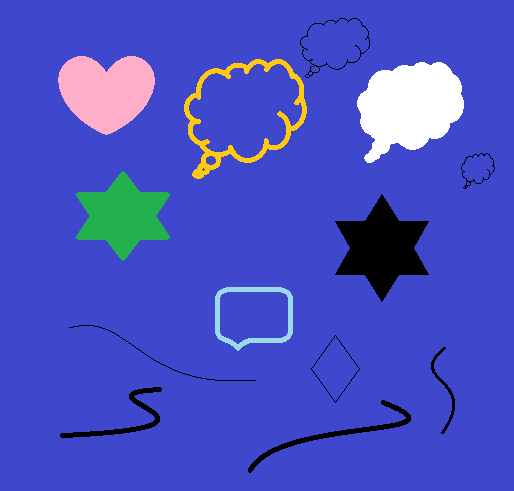
#> input picture Pictures/Default.bmp, 514 x 491 px; its folder holds only this picture in this run
$ python LFAA-HV.py
#> lines starting #> are read from the running program, lines starting #| are printed output that depends on the picture; after the words box and inside, x2 and y2 are one past the last pixel; in counts of white or black regions, pixels touching at a corner belong together
import cv2
import numpy as np
from tkinter import Tk, filedialog
from numba import cuda

def Update_Threshold_Value(val):
    global Threshold_Value
    Threshold_Value = val

# [352 lines left out: functions Open_File_Dialog, Mouse_Clicks, Horizontal_Smoothing_Kernel, Run_Horizontal_Smoothing, Vertical_Smoothing_Kernel, Run_Vertical_Smoothing, not called in this run]

global Threshold_Value
global Picture, Smooth_Image
Threshold_Value = 25
Picture = cv2.imread('Pictures/Default.bmp')
#> Picture is the input picture: shape (491, 514, 3); mean B, G, R 194.8, 81.2, 72.6
Smooth_Image = Picture.copy()
if Picture is None:
    exit()
cv2.namedWindow('Pictorial Comparison', cv2.WINDOW_AUTOSIZE)
window_width = max(300, Picture.shape[1])
#> window_width = 514
cv2.resizeWindow('Pictorial Comparison', window_width, Picture.shape[0] + 50)
cv2.createTrackbar('Threshold', 'Pictorial Comparison', Threshold_Value, 100, Update_Threshold_Value)
cv2.setMouseCallback('Pictorial Comparison', Mouse_Clicks)
while True:
    Combination_Images = np.hstack((Picture, Smooth_Image))
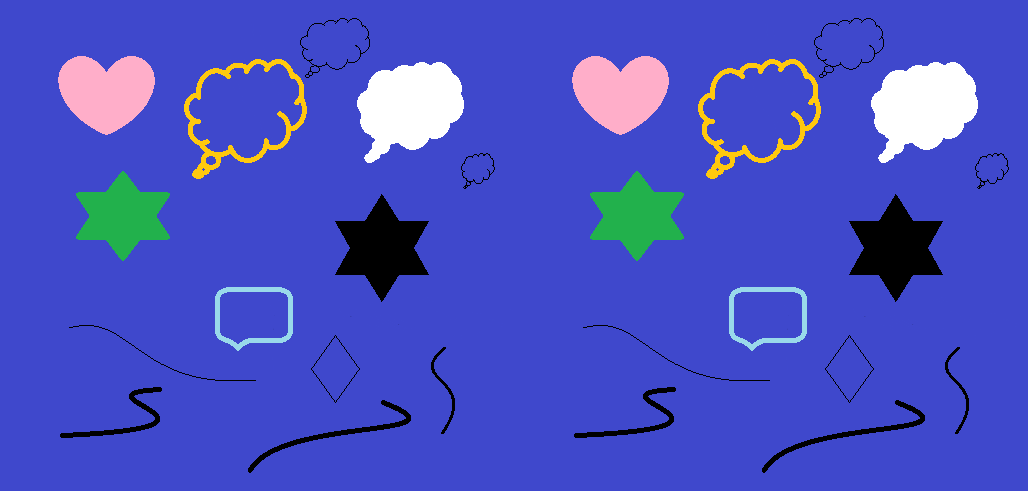
#> Combination_Images: shape (491, 1028, 3); mean B, G, R 194.8, 81.2, 72.6
    Panel_Height = 50
    Panel = np.ones((Panel_Height, Combination_Images.shape[1], 3), dtype=np.uint8) * 255
    button_x, button_y, button_w, button_h = 10, 10, 120, 30
    cv2.rectangle(Panel, (button_x, button_y), (button_x + button_w, button_y + button_h), (0, 0, 255), -1)
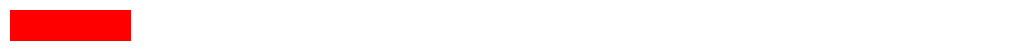
#> Panel: shape (50, 1028, 3); mean of channels 0, 1, 2 236.4, 236.4, 255; drawn as B, G, R
    cv2.putText(Panel, "Recalculate", (button_x + 10, button_y + 20), cv2.FONT_HERSHEY_SIMPLEX, 0.5, (0, 0, 0), 1)
    open_button_x, open_button_y, open_button_w, open_button_h = 140, 10, 120, 30
    cv2.rectangle(Panel, (open_button_x, open_button_y), (open_button_x + open_button_w, open_button_y + open_button_h), (0, 255, 0), -1)
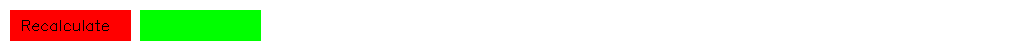
#> Panel: shape (50, 1028, 3); mean of channels 0, 1, 2 217.8, 236.4, 235.3; drawn as B, G, R
    cv2.putText(Panel, "Open", (open_button_x + 10, open_button_y + 20), cv2.FONT_HERSHEY_SIMPLEX, 0.5, (0, 0, 0), 1)
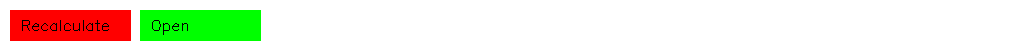
#> Panel: shape (50, 1028, 3); 0.19% of pixels changed, all inside (x1, y1, x2, y2) = (152, 20, 188, 35); drawn as B, G, R
    Output_Image = np.vstack((Panel, Combination_Images))
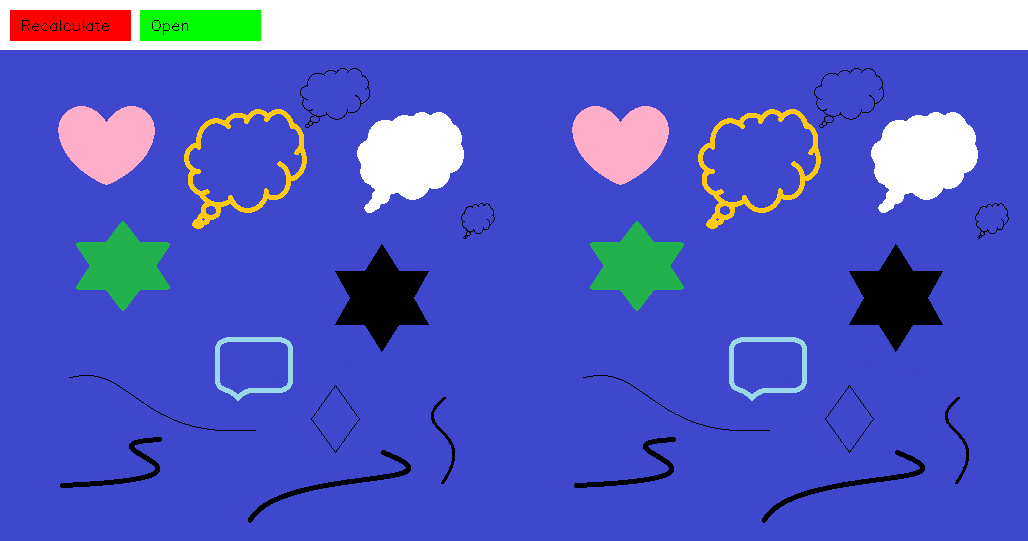
#> Output_Image: shape (541, 1028, 3); mean of channels 0, 1, 2 196.9, 95.5, 87.6; drawn as B, G, R
    cv2.imshow('Pictorial Comparison', Output_Image)
    key = cv2.waitKey(30)
#> (key Esc is pressed here)
    if key == 27:
        break
cv2.destroyAllWindows()
